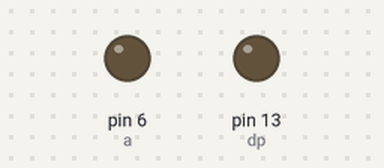
A sketch run on a simulated Arduino Uno, built with avr-gcc and run on an emulated ATmega328P. On the bench: output pins drawn as LEDs (lit = HIGH).

Above: at 0.1 s.
Timing chart, 0 to 1.8 s (numbered marks = the images above):
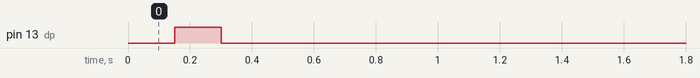

The sketch:

Fedora_counter.ino
```cpp
int dp=13;
int a=6,b=7,c=8,d=9,e=10,f=11,g=12;
void setup() {
  pinMode(a, OUTPUT);
  pinMode(dp, OUTPUT);


  digitalWrite(dp, LOW);
  delay(150);
  digitalWrite(dp, HIGH);
  delay(150);
  digitalWrite(dp, LOW);
  delay(150);
  digitalWrite(dp, LOW);
  delay(150);
  digitalWrite(a, LOW);
  delay(150);

}

void loop() {
  // put your main code here, to run repeatedly:

}
```
